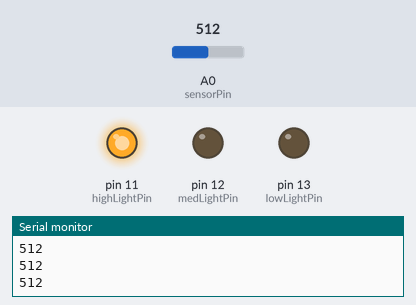
A sketch run on a simulated Arduino Uno, built with avr-gcc and run on an emulated ATmega328P. Parts: output pins drawn as LEDs (lit = HIGH), the last lines printed to the serial monitor. The test bench sets the inputs (shaded band); at power-on: A0 (sensorPin) = 512.

Above: at 1.2 s.
1.3 s: A0 (sensorPin) set to 79
2.8 s: A0 (sensorPin) set to 68
At 4.1 s:
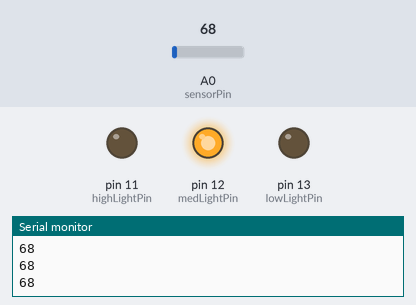
4.4 s: A0 (sensorPin) set to 40
At 5.7 s:
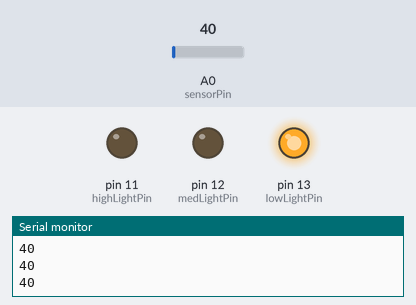
6.0 s: A0 (sensorPin) set to 60
At 7.1 s:
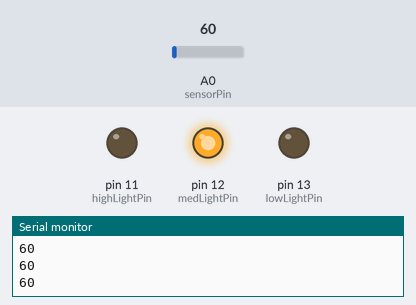
7.6 s: A0 (sensorPin) set to 85
At 8.4 s:
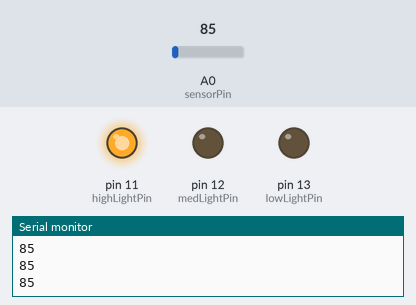
Timing chart, 0 to 10.2 s (numbered marks = the images above; inputs shaded):
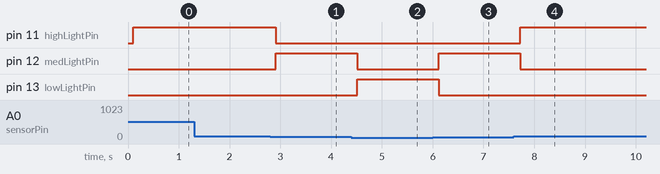

Measured:
- the behaviour switches between 75 and 74 on A0 (sensorPin) (found by bisection; images 0 and 1)
- after the input at 2.8 s, pin 11 (highLightPin): HIGH → LOW after 0.11 s; pin 12 (medLightPin): LOW → HIGH after 0.11 s
- after the input at 4.4 s, pin 12 (medLightPin): HIGH → LOW after 0.11 s; pin 13 (lowLightPin): LOW → HIGH after 0.11 s
- after the input at 6.0 s, pin 12 (medLightPin): LOW → HIGH after 0.12 s; pin 13 (lowLightPin): HIGH → LOW after 0.12 s
- after the input at 7.6 s, pin 11 (highLightPin): LOW → HIGH after 0.12 s; pin 12 (medLightPin): HIGH → LOW after 0.12 s

The sketch:

challenge3.ino
```cpp
// challenge 3


int sensorPin = A0; // select the input pin for LDR
int sensorValue = 0; // variable to store the value coming from the sensor
int lowLightPin = 13;
int medLightPin = 12;
int highLightPin = 11;

void setup() {
  Serial.begin(9600); //sets serial port for communication
  pinMode(lowLightPin, OUTPUT);
  pinMode(medLightPin, OUTPUT);
  pinMode(highLightPin, OUTPUT);
}

void loop() {
  sensorValue = analogRead(sensorPin); // read the value from the sensor
  Serial.println(sensorValue); //prints the values coming from the sensor on the screen

  delay(100);
  if(sensorValue < 50)
  {
    digitalWrite(lowLightPin, HIGH);
    digitalWrite(medLightPin, LOW);
    digitalWrite(highLightPin, LOW);

  }
  else if(sensorValue < 75)
  {
    digitalWrite(lowLightPin, LOW);
    digitalWrite(medLightPin, HIGH);
    digitalWrite(highLightPin, LOW);
  }
  else
  {
    digitalWrite(lowLightPin, LOW);
    digitalWrite(medLightPin, LOW);
    digitalWrite(highLightPin, HIGH);
  }
}
```
